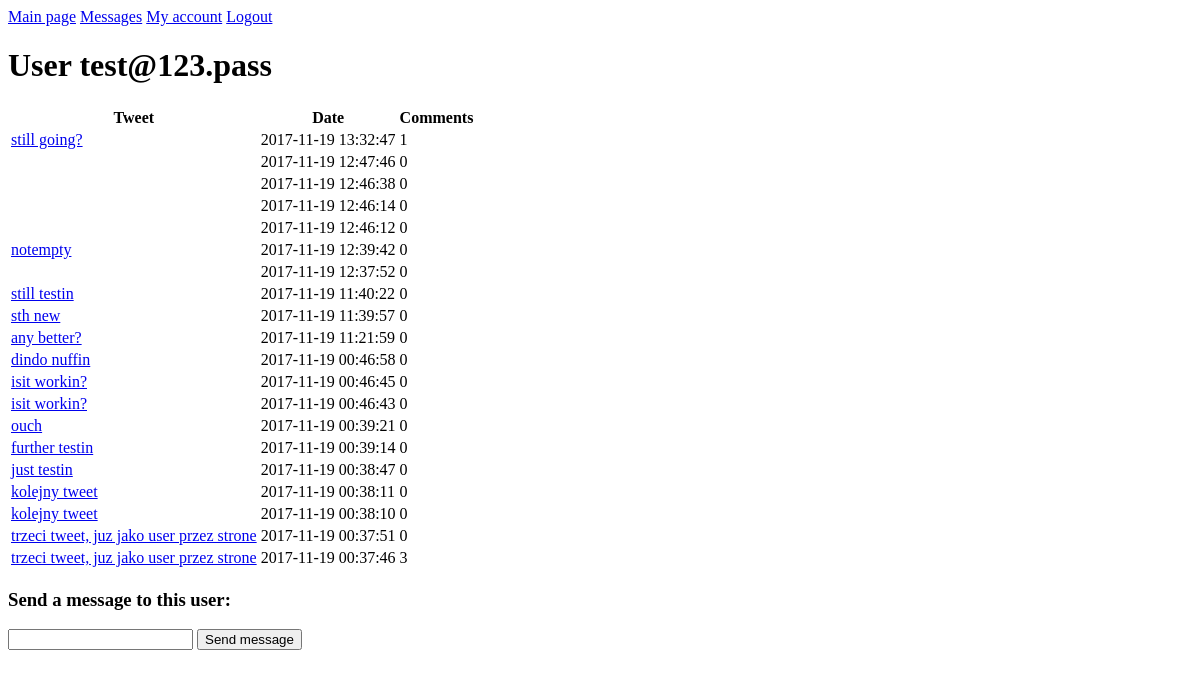
/user?user=33 (signed in), run on an earlier commit of the app's database.
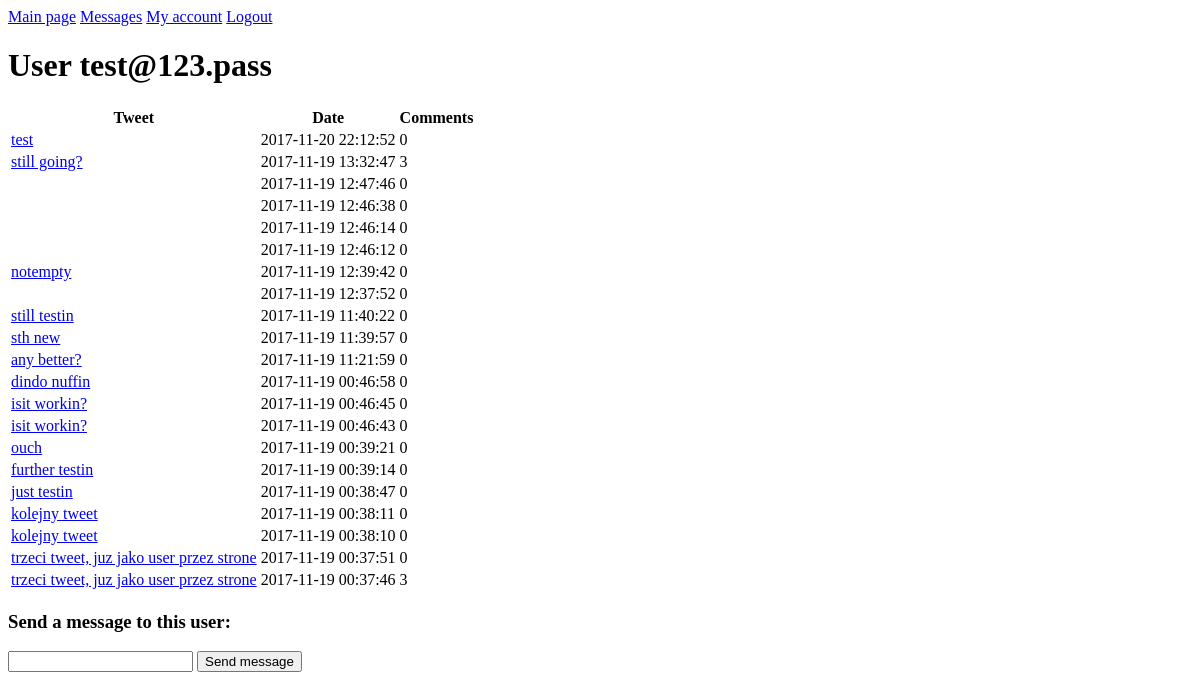
And on a later commit of the database.
### tables this page shows
CREATE TABLE `tweets` (
  `id` int(11) NOT NULL,
  `userID` int(11) NOT NULL,
  `text` varchar(140) NOT NULL,
  `creationDate` datetime NOT NULL
);

### model/user.php (called while the page is built, shortened)
<?php
class User
{
    private $email;
    public function getEmail()
    {
        return $this->email;
    }
     public function setEmail($email)
    {
        $this->email = $email;
        return $this;
    }
    public function setDirectPass($pass)
    {
        $this->pass = $pass; return $this;
    }
    static public function loadById(\PDO $conn, $id) {
        $stmt = $conn->prepare('SELECT * FROM users WHERE id=:id');
        $res = $stmt->execute(['id'=>$id]);
        if($res && $stmt->rowCount() > 0) {
            $row = $stmt->fetch();
            $user = new User();
            $user->id = $row["id"];
            $user->setEmail($row["email"])
                ->setDirectPass($row["pass"]);
            return $user;
        }
        return null;
    }
}

### model/Tweet.php (called while the page is built, shortened)
<?php
class Tweet
{
    private $id;
    public function __construct()
    {
        $this->id = -1;
    }
    static public function loadAllTweetsByUser(\PDO $conn, $id)
    {
        $stmt = $conn->query("SELECT * FROM tweets WHERE userID=$id ORDER BY creationDate DESC");
        $res = [];
        foreach ($stmt->fetchAll() as $row) {
            $tweet = new Tweet();
            $tweet->id = $row["id"];
            $tweet->setUserID($row["userID"]);
            $tweet->setText($row["text"]);
            $tweet->setCreationDate($row["creationDate"]);
            $res[] = $tweet;
        }
        return $res;
    }
    static public function getNumberOfComments(\PDO $conn, $id)
    {
        $stmt = $conn->query("SELECT * FROM comments WHERE tweetID=$id");
        $comments = $stmt->rowCount();
        return $comments;
    }
    public function getId()
    {
        return $this->id;
    }
}

### src/Controller.php (the view, shortened to what this page needs)
<?php
require_once __DIR__."/DB.php";
require_once __DIR__."/../model/User.php";
require_once __DIR__."/../model/Tweet.php";
class Controller
{
    private function render($template,$data = []) {
        $html = file_get_contents(__DIR__."/../template/$template.html");
        return $html;
    }
    public function showMessageForm()
    {
        echo $this->render('message');
    }
    public function showUserTweets()
    {
        $tweets = Tweet::loadAllTweetsByUser(DB::$conn, $_GET['user']);
        $html = "<h1>User ".User::loadById(DB::$conn, $_GET['user'])->getEmail()."</h1><table><tbody><tr><th>Tweet</th><th>Date</th><th>Comments</th></tr>";
        foreach ($tweets as $tweet) {
            $html .= "<tr>";
            $html .= "<td><a href=tweet?tweet=".$tweet->getId().">";
            $html .= $tweet->getText();
            $html .= "</a></td><td>";
            $html .= $tweet->getCreationDate();
            $html .= "</td><td>".$tweet->getNumberOfComments(DB::$conn, $tweet->getId())."</td></tr>";
        }
        $html .= "</tbody></table>";
        return $html;
    }
}

What changed in the data, as far as the page shows it:
added tweets: value "test 2017-11-20 22:12:52", Id "0"
computed for tweets (number 2 of 21 on the later page): Id "1" → "3"
